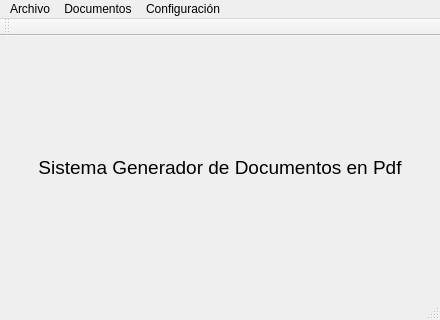
<?xml version="1.0" encoding="UTF-8"?>
<ui version="4.0">
 <class>MainWindow</class>
 <widget class="QMainWindow" name="MainWindow">
  <property name="geometry">
   <rect>
    <x>0</x>
    <y>0</y>
    <width>440</width>
    <height>320</height>
   </rect>
  </property>
  <property name="windowTitle">
   <string>Generador de Documentos</string>
  </property>
  <widget class="QWidget" name="centralWidget">
   <layout class="QHBoxLayout" name="horizontalLayout">
    <item>
     <layout class="QVBoxLayout" name="verticalLayout">
      <item>
       <widget class="QLabel" name="label">
        <property name="font">
         <font>
          <pointsize>14</pointsize>
         </font>
        </property>
        <property name="text">
         <string>Sistema Generador de Documentos en Pdf</string>
        </property>
        <property name="alignment">
         <set>Qt::AlignCenter</set>
        </property>
       </widget>
      </item>
     </layout>
    </item>
   </layout>
  </widget>
  <widget class="QMenuBar" name="menuBar">
   <property name="geometry">
    <rect>
     <x>0</x>
     <y>0</y>
     <width>440</width>
     <height>21</height>
    </rect>
   </property>
   <widget class="QMenu" name="menuArchivo">
    <property name="title">
     <string>Archivo</string>
    </property>
    <addaction name="actionAcerca_De"/>
    <addaction name="actionSalir"/>
   </widget>
   <widget class="QMenu" name="menuDocumentos">
    <property name="title">
     <string>Documentos</string>
    </property>
    <widget class="QMenu" name="menuConstancias">
     <property name="title">
      <string>Constancias</string>
     </property>
     <addaction name="actionResidencia"/>
    </widget>
    <addaction name="menuConstancias"/>
   </widget>
   <widget class="QMenu" name="menuConfiguraci_n">
    <property name="title">
     <string>Configuración</string>
    </property>
    <addaction name="actionFormato"/>
    <addaction name="actionFirmas"/>
   </widget>
   <addaction name="menuArchivo"/>
   <addaction name="menuDocumentos"/>
   <addaction name="menuConfiguraci_n"/>
  </widget>
  <widget class="QToolBar" name="mainToolBar">
   <attribute name="toolBarArea">
    <enum>TopToolBarArea</enum>
   </attribute>
   <attribute name="toolBarBreak">
    <bool>false</bool>
   </attribute>
  </widget>
  <widget class="QStatusBar" name="statusBar"/>
  <action name="actionConfiguracion">
   <property name="text">
    <string>Configuración</string>
   </property>
  </action>
  <action name="actionSalir">
   <property name="text">
    <string>Salir</string>
   </property>
  </action>
  <action name="actionResidencia">
   <property name="text">
    <string>Residencia</string>
   </property>
  </action>
  <action name="actionAcerca_De">
   <property name="text">
    <string>Acerca De</string>
   </property>
  </action>
  <action name="actionFormato">
   <property name="text">
    <string>Formato</string>
   </property>
  </action>
  <action name="actionFirmas">
   <property name="text">
    <string>Firmas</string>
   </property>
  </action>
 </widget>
 <layoutdefault spacing="6" margin="11"/>
 <resources/>
 <connections/>
</ui>
